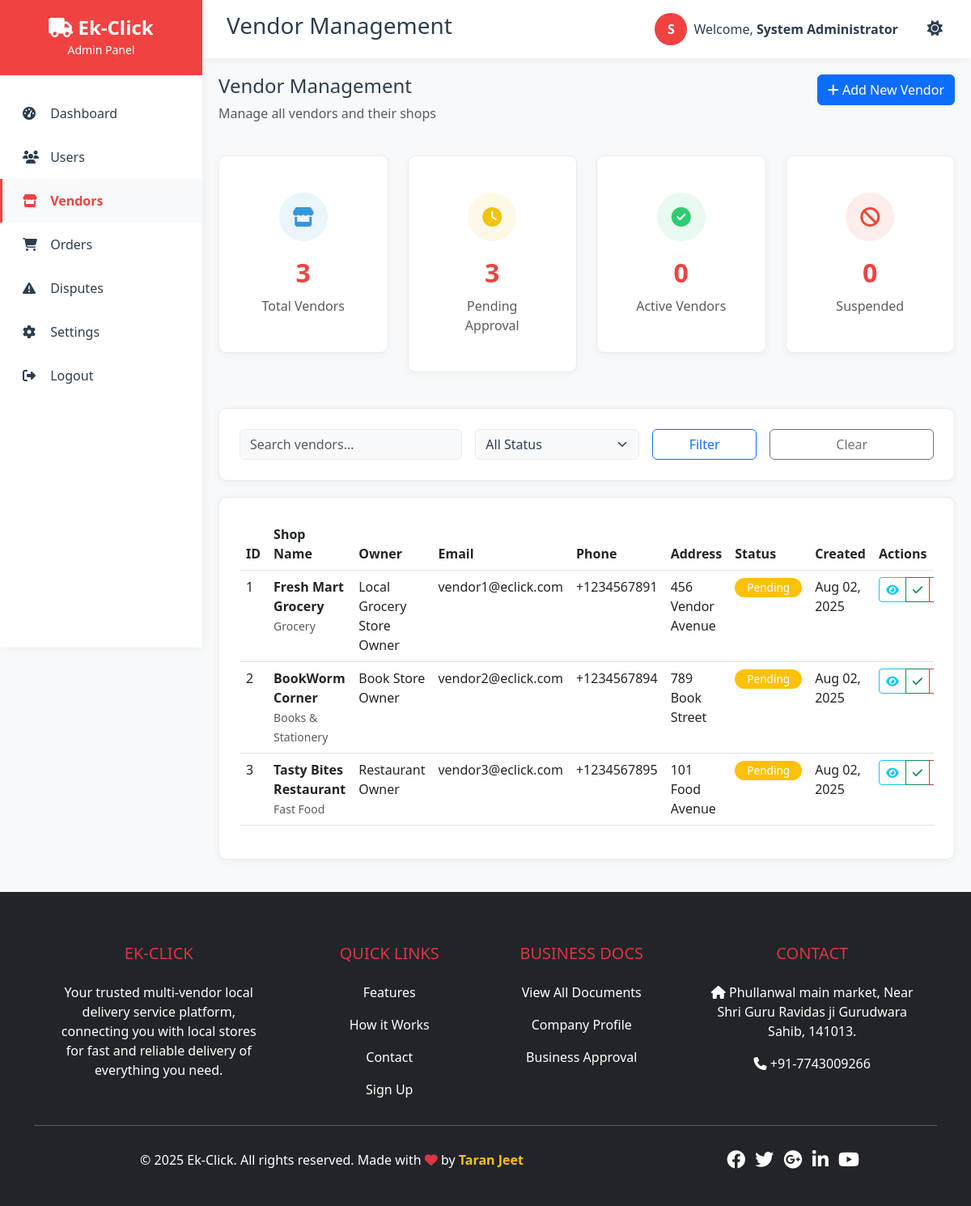
Screenshot of /admin/vendors.php (signed in) with the database file from the repository.
### tables this page shows
CREATE TABLE IF NOT EXISTS vendors (
    id INT AUTO_INCREMENT PRIMARY KEY,
    user_id INT NOT NULL,
    shop_name VARCHAR(100) NOT NULL,
    owner_name VARCHAR(100),
    email VARCHAR(100),
    phone VARCHAR(20),
    shop_description TEXT,
    description TEXT,
    category VARCHAR(50) NOT NULL,
    cuisine_type VARCHAR(50),
    business_type VARCHAR(50),
    address TEXT NOT NULL,
    city VARCHAR(50) NOT NULL,
    state VARCHAR(50),
    zip_code VARCHAR(20),
    map_link TEXT,
    latitude DECIMAL(10, 8),
    longitude DECIMAL(11, 8),
    logo VARCHAR(255),
    is_open BOOLEAN DEFAULT TRUE,
    status ENUM('pending', 'active', 'suspended', 'rejected') DEFAULT 'pending',
    rating DECIMAL(3,2) DEFAULT 0,
    total_reviews INT DEFAULT 0,
    delivery_fee DECIMAL(10,2) DEFAULT 0,
    min_order_amount DECIMAL(10,2) DEFAULT 0,
    delivery_radius DECIMAL(5,2) DEFAULT 5.0,
    estimated_delivery_time INT DEFAULT 30,
    free_delivery_threshold DECIMAL(10,2) DEFAULT 25.00,
    tax_rate DECIMAL(5,2) DEFAULT 8.25,
    payment_methods TEXT,
    operating_hours TEXT,
    accepts_custom_orders BOOLEAN DEFAULT TRUE,
    fee_status ENUM('pending', 'paid', 'failed') DEFAULT 'pending',
    created_at TIMESTAMP DEFAULT CURRENT_TIMESTAMP,
    updated_at TIMESTAMP DEFAULT CURRENT_TIMESTAMP ON UPDATE CURRENT_TIMESTAMP,
    FOREIGN KEY (user_id) REFERENCES users(id) ON DELETE CASCADE
);

CREATE TABLE IF NOT EXISTS users (
    id INT AUTO_INCREMENT PRIMARY KEY,
    username VARCHAR(50) UNIQUE NOT NULL,
    password VARCHAR(255) NOT NULL,
    email VARCHAR(100) UNIQUE NOT NULL,
    full_name VARCHAR(100) NOT NULL,
    phone VARCHAR(20) NOT NULL,
    date_of_birth DATE,
    role ENUM('admin', 'vendor', 'delivery', 'user') DEFAULT 'user',
    is_active BOOLEAN DEFAULT TRUE,
    address TEXT,
    city VARCHAR(50),
    map_link TEXT,
    referral_code VARCHAR(20) UNIQUE,
    referred_by INT,
    created_at TIMESTAMP DEFAULT CURRENT_TIMESTAMP,
    FOREIGN KEY (referred_by) REFERENCES users(id) ON DELETE SET NULL
);

### admin/vendors.php (the view, shortened to what this page needs)
<?php
require_once '../config.php';
$page = isset($_GET['page']) ? (int)$_GET['page'] : 1;
$limit = 10;
$offset = ($page - 1) * $limit;
$search = isset($_GET['search']) ? sanitize($_GET['search']) : '';
$where_conditions = [];
$params = [];
$where_clause = $where_conditions ? "WHERE " . implode(" AND ", $where_conditions) : "";
$stmt = $pdo->prepare("
    SELECT v.*, u.full_name, u.email as user_email, u.phone
    FROM vendors v
    LEFT JOIN users u ON v.user_id = u.id
    $where_clause
    ORDER BY v.created_at DESC
    LIMIT $limit OFFSET $offset
");
$stmt->execute($params);
$vendors = $stmt->fetchAll();
$stats_stmt = $pdo->query("
    SELECT
        COUNT(*) as total,
        SUM(CASE WHEN status = 'pending' THEN 1 ELSE 0 END) as pending,
        SUM(CASE WHEN status = 'active' THEN 1 ELSE 0 END) as active,
        SUM(CASE WHEN status = 'suspended' THEN 1 ELSE 0 END) as suspended,
        SUM(CASE WHEN status = 'rejected' THEN 1 ELSE 0 END) as rejected
    FROM vendors
");
$stats = $stats_stmt->fetch();
require_once '../includes/header.php';
?>
<div class="row mb-4">
    <div class="col-md-6">
        <h4>Vendor Management</h4>
        <p class="text-muted">Manage all vendors and their shops</p>
    </div>
    <div class="col-md-6 text-end">
        <button class="btn btn-primary" data-bs-toggle="modal" data-bs-target="#addVendorModal">
            <i class="fas fa-plus"></i> Add New Vendor
        </button>
    </div>
</div>
<div class="row mb-4">
    <div class="col-md-3">
        <div class="dashboard-card">
            <div class="stat-card">
                <div class="stat-icon" style="background: rgba(52, 152, 219, 0.1); color: #3498db;">
                    <i class="fas fa-store"></i>
                </div>
                <div class="stat-number"><?php echo number_format($stats['total']); ?></div>
                <p class="text-muted mb-0">Total Vendors</p>
            </div>
        </div>
    </div>
    <div class="col-md-3">
        <div class="dashboard-card">
            <div class="stat-card">
                <div class="stat-icon" style="background: rgba(241, 196, 15, 0.1); color: #f1c40f;">
                    <i class="fas fa-clock"></i>
                </div>
                <div class="stat-number"><?php echo number_format($stats['pending']); ?></div>
                <p class="text-muted mb-0">Pending Approval</p>
            </div>
        </div>
    </div>
    <div class="col-md-3">
        <div class="dashboard-card">
            <div class="stat-card">
                <div class="stat-icon" style="background: rgba(46, 204, 113, 0.1); color: #2ecc71;">
                    <i class="fas fa-check-circle"></i>
                </div>
                <div class="stat-number"><?php echo number_format($stats['active']); ?></div>
                <p class="text-muted mb-0">Active Vendors</p>
            </div>
        </div>
    </div>
    <div class="col-md-3">
        <div class="dashboard-card">
            <div class="stat-card">
                <div class="stat-icon" style="background: rgba(231, 76, 60, 0.1); color: #e74c3c;">
                    <i class="fas fa-ban"></i>
                </div>
                <div class="stat-number"><?php echo number_format($stats['suspended']); ?></div>
                <p class="text-muted mb-0">Suspended</p>
            </div>
        </div>
    </div>
</div>
<div class="dashboard-card">
    <form method="GET" class="row g-3">
        <div class="col-md-4">
            <input type="text" class="form-control" name="search" placeholder="Search vendors..." value="<?php echo htmlspecialchars($search); ?>">
        </div>
        <div class="col-md-3">
            <select class="form-select" name="status">
                <option value="">All Status</option>
            </select>
        </div>
        <div class="col-md-2">
            <button type="submit" class="btn btn-outline-primary w-100">Filter</button>
        </div>
        <div class="col-md-3">
            <a href="vendors.php" class="btn btn-outline-secondary w-100">Clear</a>
        </div>
    </form>
</div>
<div class="dashboard-card">
    <div class="table-responsive">
        <table class="table table-hover">
            <thead>
                <tr>
                    <th>ID</th>
                    <th>Shop Name</th>
                    <th>Owner</th>
                    <th>Email</th>
                    <th>Phone</th>
                    <th>Address</th>
                    <th>Status</th>
                    <th>Created</th>
                    <th>Actions</th>
                </tr>
            </thead>
            <tbody>
                <?php foreach ($vendors as $vendor): ?>
                <tr>
                    <td><?php echo $vendor['id']; ?></td>
                    <td>
                        <strong><?php echo htmlspecialchars($vendor['shop_name']); ?></strong>
                        <br><small class="text-muted"><?php echo htmlspecialchars($vendor['cuisine_type'] ?? 'N/A'); ?></small>
                    </td>
                    <td><?php echo htmlspecialchars($vendor['owner_name'] ?? $vendor['full_name']); ?></td>
                    <td><?php echo htmlspecialchars($vendor['email'] ?? $vendor['user_email']); ?></td>
                    <td><?php echo htmlspecialchars($vendor['phone'] ?? 'N/A'); ?></td>
                    <td><?php echo htmlspecialchars($vendor['address'] ?? 'N/A'); ?></td>
                    <td>
                        <?php
                        $status_colors = [
                            'pending' => 'warning',
                            'active' => 'success',
                            'suspended' => 'danger',
                            'rejected' => 'secondary'
                        ];
                        $color = $status_colors[$vendor['status']] ?? 'secondary';
                        ?>
                        <span class="badge bg-<?php echo $color; ?> badge-status">
                            <?php echo ucfirst($vendor['status']); ?>
                        </span>
                    </td>
                    <td><?php echo date('M d, Y', strtotime($vendor['created_at'])); ?></td>
                    <td>
                        <div class="btn-group" role="group">
                            <button class="btn btn-sm btn-outline-info" onclick="viewVendor(<?php echo htmlspecialchars(json_encode($vendor)); ?>)">
                                <i class="fas fa-eye"></i>
                            </button>
                            <?php if ($vendor['status'] == 'pending'): ?>
                                <button class="btn btn-sm btn-outline-success" onclick="approveVendor(<?php echo $vendor['id']; ?>)">
                                    <i class="fas fa-check"></i>
                                </button>
                                <button class="btn btn-sm btn-outline-danger" onclick="rejectVendor(<?php echo $vendor['id']; ?>)">
                                </button>
                            <?php elseif ($vendor['status'] == 'active'): ?>
                                <button class="btn btn-sm btn-outline-warning" onclick="suspendVendor(<?php echo $vendor['id']; ?>)">
                                    <i class="fas fa-ban"></i>
                                </button>
                            <?php elseif ($vendor['status'] == 'suspended'): ?>
                                <button class="btn btn-sm btn-outline-success" onclick="activateVendor(<?php echo $vendor['id']; ?>)">
                                    <i class="fas fa-check"></i>
                                </button>
                            <?php endif; ?>
                        </div>
                    </td>
                </tr>
                <?php endforeach; ?>
            </tbody>
        </table>
    </div>
</div>
<?php require_once '../includes/footer.php'; ?>

### includes/header.php (style rules this page uses)
:root { --primary-color: #f14242ff; --secondary-color: #4ECDC4; --dark-color: #2C3E50; --light-bg: #F8F9FA; --text-color: #2C3E50; --bg-color: #F8F9FA; --card-bg: #FFFFFF; --border-color: #E9ECEF; --shadow-color: rgba(0,0,0,0.05); --hover-bg: #F8F9FA; }
body { font-family: 'Segoe UI', Tahoma, Geneva, Verdana, sans-serif; background: var(--bg-color); color: var(--text-color); transition: background-color 0.3s ease, color 0.3s ease; }
.dashboard-card { background: var(--card-bg); border: 1px solid var(--border-color); box-shadow: 0 2px 10px var(--shadow-color); }
.table { color: var(--text-color); }
.form-control, .form-select { background-color: var(--bg-color); border-color: var(--border-color); color: var(--text-color); }
.dashboard-card { background: var(--card-bg); border-radius: 10px; padding: 25px; box-shadow: 0 2px 10px var(--shadow-color); margin-bottom: 20px; transition: transform 0.3s; border: 1px solid var(--border-color); }
.stat-card { text-align: center; padding: 20px; color: var(--text-color); }
.stat-icon { width: 60px; height: 60px; border-radius: 50%; display: flex; align-items: center; justify-content: center; margin: 0 auto 15px; font-size: 1.5rem; }
.stat-number { font-size: 2rem; font-weight: 700; margin-bottom: 5px; color: var(--primary-color); }
.badge-status { padding: 5px 15px; border-radius: 20px; font-size: 0.85rem; font-weight: 500; }

### rows the page displays
vendors: id "1", shop_name "Fresh Mart Grocery", cuisine_type "Grocery", owner_name "Local Grocery Store Owner", email "vendor1@eclick.com", user.phone "+1234567891", address "456 Vendor Avenue", status "Pending", created_at "Aug 02, 2025"
vendors: id "2", shop_name "BookWorm Corner", cuisine_type "Books & Stationery", owner_name "Book Store Owner", email "vendor2@eclick.com", user.phone "+1234567894", address "789 Book Street", status "Pending", created_at "Aug 02, 2025"
vendors: id "3", shop_name "Tasty Bites Restaurant", cuisine_type "Fast Food", owner_name "Restaurant Owner", email "vendor3@eclick.com", user.phone "+1234567895", address "101 Food Avenue", status "Pending", created_at "Aug 02, 2025"

### other values shown
$user_role "Admin"
$page_title "Vendor Management"
substr($full_name, 0, 1) "S"
$full_name "System Administrator"
$stats['total'] "3"
$stats['pending'] "3"
$stats['active'] "0"
$stats['suspended'] "0"
